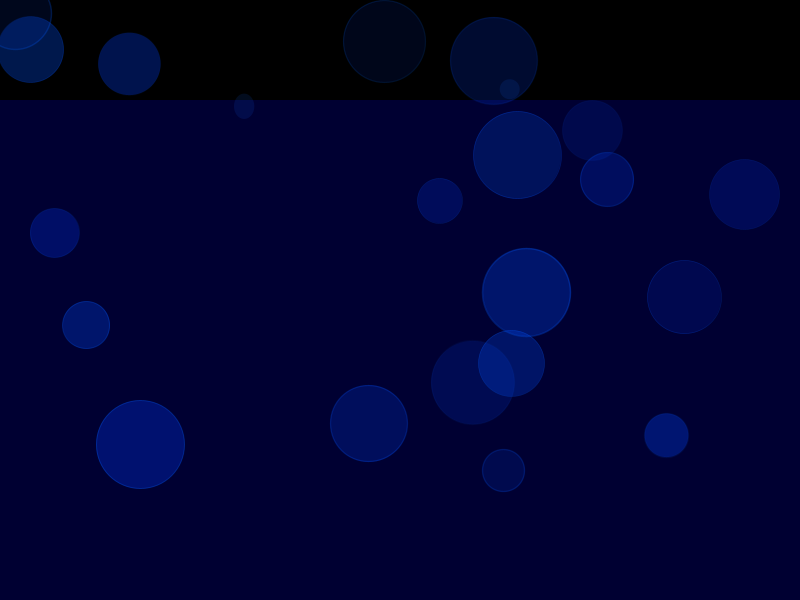
Frame 1 (no input)
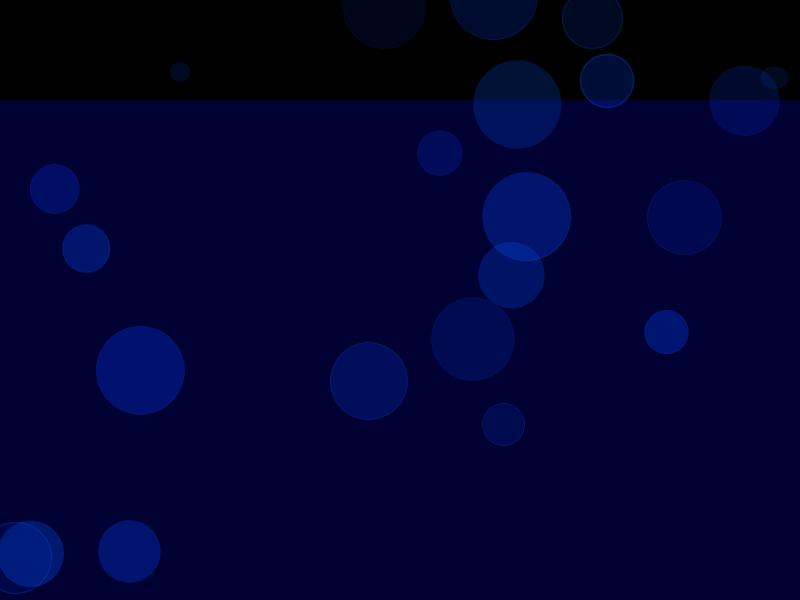
Frame 60 (the mouse pressed at the canvas centre just before this capture)
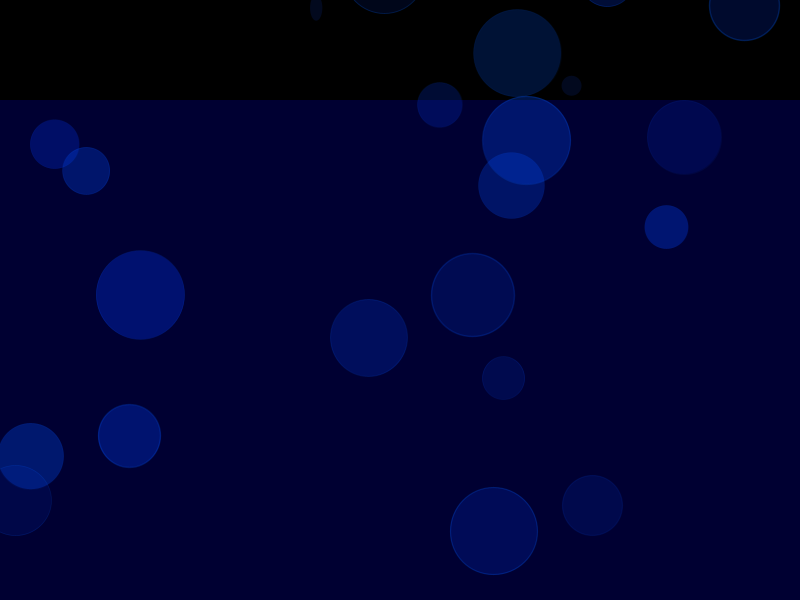
Frame 120 (the mouse held since frame 60 and released just before this capture)

The Processing sketch that drew these frames (run headless with seeded random() and noise(); from frame 60 on, the mouse is pressed at the canvas centre):

// Processing sketch: processing_37475
// ── processing_37475.pde

ColorSpot[] sp = new ColorSpot[20];

void setup() {
  size(800, 600);
  noStroke();
  smooth();
  colorMode(RGB);
  frameRate(60);

  for (int i = 0; i < sp.length; i++) {
    sp[i] = new ColorSpot(
    random(width), 
    random(height), 
    random(40, 90), 
    random(0.5, 2), 
    color(0, random(50, 80), random(200, 255), random(30, 100)));
  }
}

void draw() {
   println(frameCount);
  background(0, 0, 50);
  fill(0);
  rect(0,0,width,100);
  for (int i = 0; i < sp.length; i++) {
    sp[i].move();
    sp[i].display();
  }

  for (int i = 0; i < 1; i++) {
    fill(random(0, 20), random(80, 100), 255, 30);
    noStroke();
    ellipse(random(width), random(110), random(10, 30), random(10, 30));
    ellipse(random(width), random(100), 20, 20);
  }
 
}


//Spotクラスを定義
class Spot {
  float x, y, diameter, speed; // x座標, y座標, 直径, 速さ
 
  Spot(float _x, float _y, float _diameter, float _speed) {
    x = _x;
    y = _y;
    diameter = _diameter;
    speed = _speed;
  }
 
  //移動するメソッドを定義
  void move() {
    y -= speed;
    if (y < -diameter/2)
    y = height + -diameter/2;
    
  }
 
  //表示するメソッドを定義
  void display() {
    stroke(0, random(80, 100), 255, random(10, 80));
    strokeWeight(random(0.5,1.5));
   ellipse(x , y, diameter, diameter);
  }
}
 
//Spotクラスを継承し、ColorSpotクラスを定義
class ColorSpot extends Spot {
  //属性を定義
  color col; // 色
 
  //コンストラクタを定義
  ColorSpot(float _x, float _y, float _diameter, float _speed, color _col) {
    super(_x, _y, _diameter, _speed); //親クラス(Spot)のコンストラクタを呼びだす
    col = _col;
  }
 
  //移動するメソッドを定義
  void move() {
    super.move(); //親クラス(Spot)のメソッドを呼びだす
  }
 
  //表示するメソッドを定義
  void display() {
    fill(col);
    super.display();
  }
}
